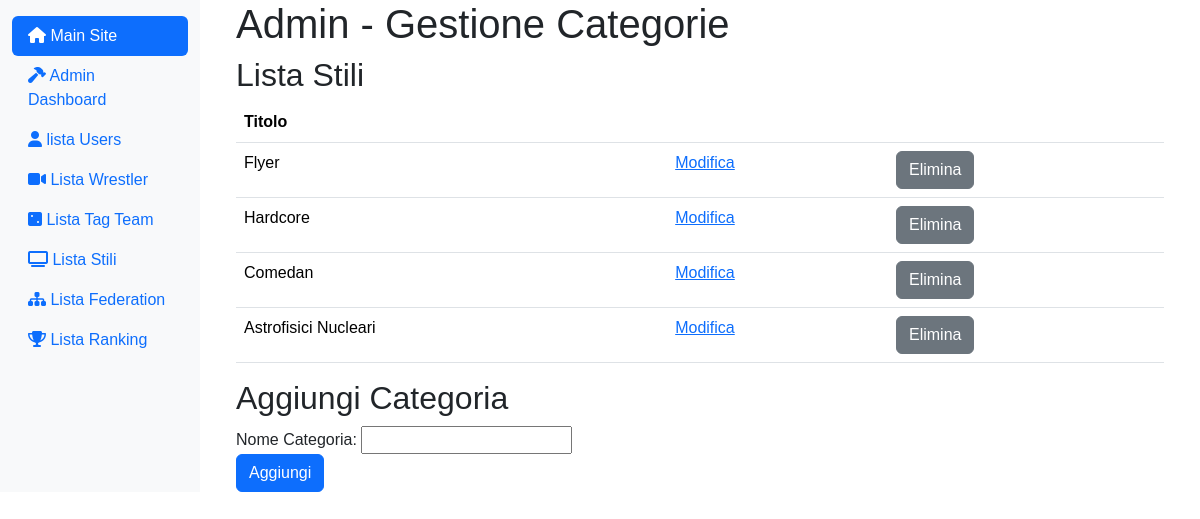
The app's page /index.php?page=admin_category (signed in) with its own data.
### tables this page shows
CREATE TABLE `categories` (
  `category_id` int(11) NOT NULL,
  `name` varchar(255) NOT NULL
);

### app/Controllers/CategoryController.php (called while the page is built, shortened)
<?php
class CategoryController {
    private $categoryDAO;
    public function __construct() {
        $this->categoryDAO = new CategoryDAO();
    }
    public function getAllCategories() {
        return $this->categoryDAO->getAllCategories();
    }
}

### app/Core/DB.php (called while the page is built, shortened)
<?php
class DB {
    protected function connect (){
        try {
            $localHost = $_ENV['DB_HOST'];
            $dbname = $_ENV['DB_NAME'];
            $user = $_ENV['DB_USER'];
            $pass = $_ENV['DB_PASS'];
            $conn = new PDO("mysql:host=".$localHost.";dbname=".$dbname.";",$user, $pass);
            return $conn;
        } catch (PDOException $e) {
            echo $e->getMessage() . "<br> Database Connection Error";
            die();
        }
    }
}
?>

### app/DAO/CategoryDAO.php (called while the page is built, shortened)
<?php
class CategoryDAO extends DB {
    public function getAllCategories() {
        try {
            $stmt = $this->connect()->prepare("SELECT * FROM categories");
            $stmt->execute();
            return $stmt->fetchAll(PDO::FETCH_ASSOC);
        } catch (PDOException $e) {
            error_log("PDOException in getAllCategories: " . $e->getMessage());
            return [];
        }
    }
}

### resources/Views/admin/admin_category.php (the view, shortened to what this page needs)
<?php
$categories = $categoryController->getAllCategories();
?>
<div class="col-md-9 ms-sm-auto col-lg-10 px-md-4">
    <div class="container">
        <h1>Admin - Gestione Categorie</h1>
        <div class="row">
            <div class="col-md-12">
                <h2>Lista Stili</h2>
                <table class="table">
                    <thead>
                        <tr>
                            <th>Titolo</th>
                            <th></th>
                            <th></th>
                        </tr>
                    </thead>
                    <tbody>
                        <?php foreach ($categories as $category): ?>
                            <tr>
                                <td>
                                    <?php echo htmlspecialchars($category['name']); ?>
                                </td>
                                <td>
                                    <a href="index.php?page=admin_edit_category&id_category=<?php echo $category['category_id']; ?>">Modifica</a>
                                </td>
                                <td>
                                    <form action="" method="post">
                                        <button class="btn btn-secondary" type="submit" name="delete" onclick="return confirm('Sei sicuro di voler eliminare questa categoria?');">Elimina</button>
                                    </form>
                                </td>
                            </tr>
                        <?php endforeach; ?>
                    </tbody>
                </table>
            </div>
        </div>
        <div class="row">
            <div class="col-md-12">
                <h2>Aggiungi Categoria</h2>
                <form action="" method="post">
                    <div class="form-group">
                        <label for="name">Nome Categoria:</label>
                        <input type="text" name="name" id="name" required>
                    </div>
                    <button type="submit" name="add_category" class="btn btn-primary">Aggiungi</button>
                </form>
            </div>
        </div>
    </div>
</div>

### records on screen
categories: name "Flyer"
categories: name "Hardcore"
categories: name "Comedan"
categories: name "Astrofisici Nucleari"
